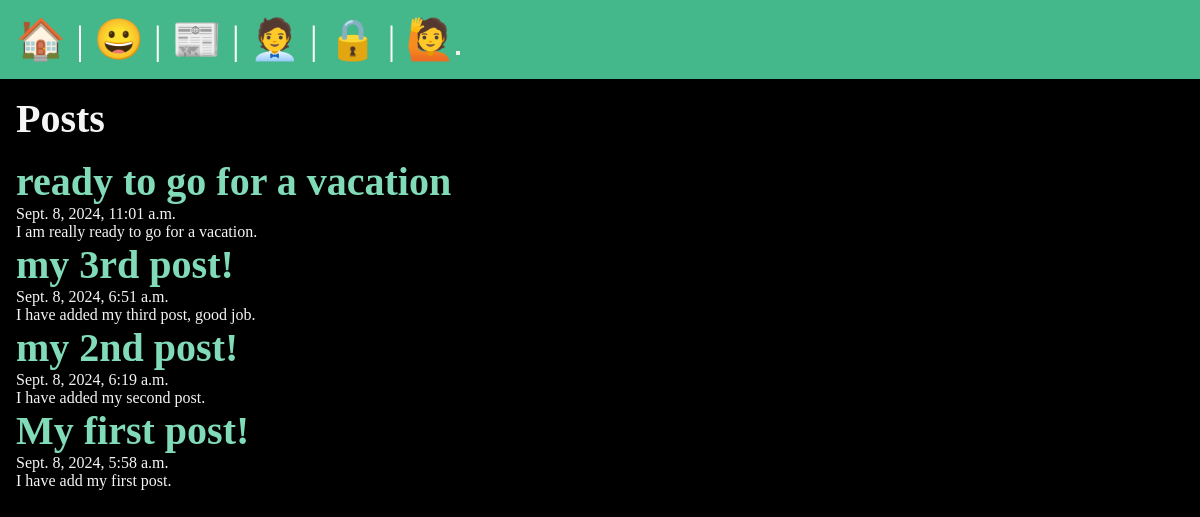
/posts/, run on the app's committed database.
### posts/models.py (models this page shows, shortened)
class Post(models.Model):
    title = models.CharField(max_length= 75)
    body = models.TextField()
    slug = models.SlugField()
    date = models.DateTimeField(auto_now_add=True)
    banner = models.ImageField(default='fallback.png', blank=True)

### posts/views.py (the view)
# urls.py: path('', views.posts_list, name="list"),
def posts_list(request):
    articles = Post.objects.all().order_by("-date")
    return render(request, 'posts/posts_list.html', {"posts" : articles} )

### posts/templates/posts/posts_list.html (shortened to what this page needs)
{% extends "layout.html" %}
{% block content %}
    <section>
        <h1>Posts</h1>
        {% for post in posts%}
        <article class="post">
            <h2>
                <a href="{%  url 'posts:page' slug=post.slug %}">
                    {{post.title}}
                </a>
            </h2>
            <p>{{post.date}}</p>
            <p>{{post.body}}</p>
        <article>
        {% endfor%}
    </section>
{% endblock content %}

### data on the page
Post: title "ready to go for a vacation", date "Sept. 8, 2024, 11:01 a.m.", body "I am really ready to go for a vacation."
Post: title "my 3rd post!", date "Sept. 8, 2024, 6:51 a.m.", body "I have added my third post, good job."
Post: title "my 2nd post!", date "Sept. 8, 2024, 6:19 a.m.", body "I have added my second post."
Post: title "My first post!", date "Sept. 8, 2024, 5:58 a.m.", body "I have add my first post."
